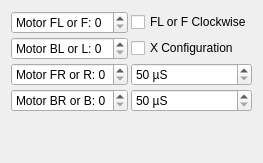
              <widget class="QWidget" name="tab_11">
               <attribute name="icon">
                <iconset resource="resources.qrc">
                 <normaloff>:/models/Icons/Drone-96.png</normaloff>:/models/Icons/Drone-96.png</iconset>
               </attribute>
               <attribute name="title">
                <string/>
               </attribute>
               <attribute name="toolTip">
                <string>Motor Mapping and Configuration</string>
               </attribute>
               <layout class="QGridLayout" name="gridLayout_6">
                <property name="spacing">
                 <number>3</number>
                </property>
                <item row="0" column="0">
                 <widget class="QSpinBox" name="confMotorFlFBox">
                  <property name="suffix">
                   <string/>
                  </property>
                  <property name="prefix">
                   <string>Motor FL or F: </string>
                  </property>
                  <property name="maximum">
                   <number>3</number>
                  </property>
                 </widget>
                </item>
                <item row="0" column="1">
                 <widget class="QCheckBox" name="confMotorsCwBox">
                  <property name="text">
                   <string>FL or F Clockwise</string>
                  </property>
                 </widget>
                </item>
                <item row="1" column="0">
                 <widget class="QSpinBox" name="confMotorBlLBox">
                  <property name="suffix">
                   <string/>
                  </property>
                  <property name="prefix">
                   <string>Motor BL or L: </string>
                  </property>
                  <property name="maximum">
                   <number>3</number>
                  </property>
                 </widget>
                </item>
                <item row="1" column="1">
                 <widget class="QCheckBox" name="confMotorsXBox">
                  <property name="text">
                   <string>X Configuration</string>
                  </property>
                 </widget>
                </item>
                <item row="2" column="0">
                 <widget class="QSpinBox" name="confMotorFrRBox">
                  <property name="suffix">
                   <string/>
                  </property>
                  <property name="prefix">
                   <string>Motor FR or R: </string>
                  </property>
                  <property name="maximum">
                   <number>3</number>
                  </property>
                 </widget>
                </item>
                <item row="3" column="0">
                 <widget class="QSpinBox" name="confMotorBrBBox">
                  <property name="suffix">
                   <string/>
                  </property>
                  <property name="prefix">
                   <string>Motor BR or B: </string>
                  </property>
                  <property name="maximum">
                   <number>3</number>
                  </property>
                 </widget>
                </item>
                <item row="4" column="0">
                 <spacer name="verticalSpacer_6">
                  <property name="orientation">
                   <enum>Qt::Vertical</enum>
                  </property>
                  <property name="sizeHint" stdset="0">
                   <size>
                    <width>20</width>
                    <height>40</height>
                   </size>
                  </property>
                 </spacer>
                </item>
                <item row="2" column="1">
                 <widget class="QSpinBox" name="confMotorMinPulseBox">
                  <property name="suffix">
                   <string> µS</string>
                  </property>
                  <property name="minimum">
                   <number>50</number>
                  </property>
                  <property name="maximum">
                   <number>1500</number>
                  </property>
                 </widget>
                </item>
                <item row="3" column="1">
                 <widget class="QSpinBox" name="confMotorMaxPulseBox">
                  <property name="suffix">
                   <string> µS</string>
                  </property>
                  <property name="minimum">
                   <number>50</number>
                  </property>
                  <property name="maximum">
                   <number>2400</number>
                  </property>
                 </widget>
                </item>
               </layout>
              </widget>
